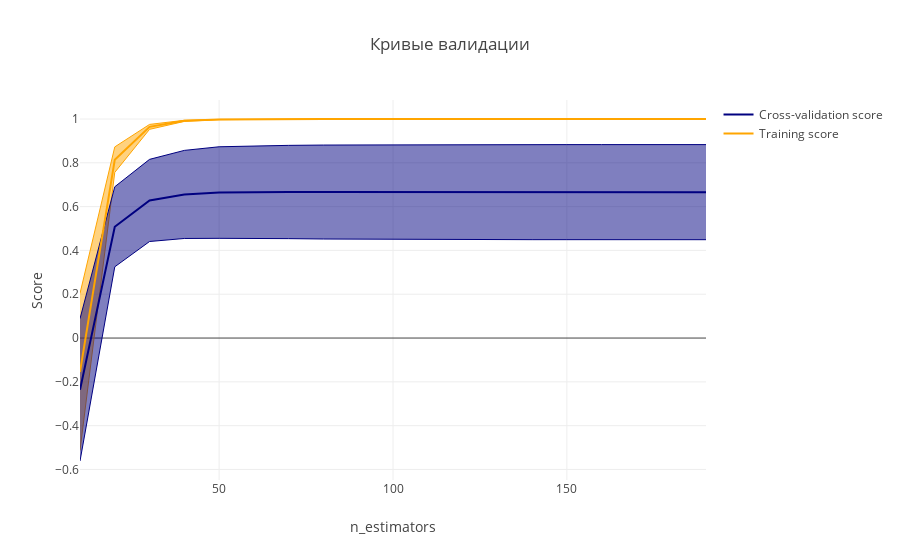

Notebook code for this chart:
### Markdown cell above
###  Часть 8. Построение кривых валидации и обучения

### Code cell
xgb = XGBRegressor(random_state=17, **grid.best_params_)
param_range = list(range(10, 200, 10))
tscv = TimeSeriesSplit(n_splits=10)
train_scores, test_scores = validation_curve(
    xgb, X_train, y_train,
    param_name="n_estimators", param_range=param_range,
    cv=tscv, scoring='r2', n_jobs=-1)
train_scores_mean = np.mean(train_scores, axis=1)
train_scores_std = np.std(train_scores, axis=1)
test_scores_mean = np.mean(test_scores, axis=1)
test_scores_std = np.std(test_scores, axis=1)

layout = go.Layout(title="Кривые валидации",
                      xaxis=dict(title="n_estimators"),# type='log'),
                      yaxis=dict(title="Score"))

lw = 2
p1 = go.Scatter(x=param_range, y=train_scores_mean,
                name="Training score",
                mode='lines', 
                line=dict(color="orange", width=lw))

p2 = go.Scatter(x=param_range, y=train_scores_mean - train_scores_std,
                mode='lines', showlegend=False,
                line=dict(color="orange", width=1))

p3 = go.Scatter(x=param_range, y=train_scores_mean + train_scores_std,
                mode='lines', showlegend=False,
                line=dict(color="orange", width=1),
                fill='tonexty')

p4 = go.Scatter(x=param_range, y=test_scores_mean,
                name="Cross-validation score",
                mode='lines', 
                line=dict(color="navy", width=lw))

p5 = go.Scatter(x=param_range, y=test_scores_mean - test_scores_std,
                mode='lines', showlegend=False,
                line=dict(color="navy", width=1)) 

p6 = go.Scatter(x=param_range, y=test_scores_mean + test_scores_std,
                mode='lines', showlegend=False,
                line=dict(color="navy", width=1),
                fill='tonexty') 

fig = go.Figure(data=[p2, p3, p5, p6, p1, p4], layout=layout)
iplot(fig, show_link=False)

### Figure 1 — Plotly figure (JSON) as saved in the notebook; plotly's stock layout.template omitted (floating-point values rounded to 4 significant figures)
{"data": [{"line": {"color": "orange", "width": 1}, "mode": "lines", "showlegend": false, "type": "scatter", "x": [10, 20, 30, 40, 50, 60, 70, 80, 90, 100, 110, 120, 130, 140, 150, 160, 170, 180, 190], "y": [-0.5127, 0.7563, 0.9528, 0.989, 0.9969, 0.9989, 0.9995, 0.9998, 0.9999, 0.9999, 1.0, 1.0, 1.0, 1.0, 1.0, 1.0, 1.0, 1.0, 1.0]}, {"fill": "tonexty", "line": {"color": "orange", "width": 1}, "mode": "lines", "showlegend": false, "type": "scatter", "x": [10, 20, 30, 40, 50, 60, 70, 80, 90, 100, 110, 120, 130, 140, 150, 160, 170, 180, 190], "y": [0.2039, 0.8726, 0.9752, 0.9941, 0.9981, 0.9993, 0.9998, 0.9999, 1.0, 1.0, 1.0, 1.0, 1.0, 1.0, 1.0, 1.0, 1.0, 1.0, 1.0]}, {"line": {"color": "navy", "width": 1}, "mode": "lines", "showlegend": false, "type": "scatter", "x": [10, 20, 30, 40, 50, 60, 70, 80, 90, 100, 110, 120, 130, 140, 150, 160, 170, 180, 190], "y": [-0.5612, 0.3252, 0.4407, 0.4546, 0.4552, 0.4556, 0.4538, 0.4522, 0.4512, 0.4504, 0.4498, 0.4495, 0.4493, 0.4492, 0.4491, 0.4491, 0.449, 0.449, 0.449]}, {"fill": "tonexty", "line": {"color": "navy", "width": 1}, "mode": "lines", "showlegend": false, "type": "scatter", "x": [10, 20, 30, 40, 50, 60, 70, 80, 90, 100, 110, 120, 130, 140, 150, 160, 170, 180, 190], "y": [0.08844, 0.6907, 0.8158, 0.8567, 0.8732, 0.8777, 0.8796, 0.8811, 0.8818, 0.8823, 0.8826, 0.8828, 0.8829, 0.883, 0.8831, 0.8831, 0.8831, 0.8831, 0.8831]}, {"line": {"color": "orange", "width": 2}, "mode": "lines", "name": "Training score", "type": "scatter", "x": [10, 20, 30, 40, 50, 60, 70, 80, 90, 100, 110, 120, 130, 140, 150, 160, 170, 180, 190], "y": [-0.1544, 0.8144, 0.964, 0.9916, 0.9975, 0.9991, 0.9997, 0.9998, 0.9999, 1.0, 1.0, 1.0, 1.0, 1.0, 1.0, 1.0, 1.0, 1.0, 1.0]}, {"line": {"color": "navy", "width": 2}, "mode": "lines", "name": "Cross-validation score", "type": "scatter", "x": [10, 20, 30, 40, 50, 60, 70, 80, 90, 100, 110, 120, 130, 140, 150, 160, 170, 180, 190], "y": [-0.2364, 0.5079, 0.6282, 0.6556, 0.6642, 0.6667, 0.6667, 0.6666, 0.6665, 0.6664, 0.6662, 0.6662, 0.6661, 0.6661, 0.6661, 0.6661, 0.6661, 0.6661, 0.6661]}], "layout": {"title": "Кривые валидации", "xaxis": {"title": "n_estimators"}, "yaxis": {"title": "Score"}}}
